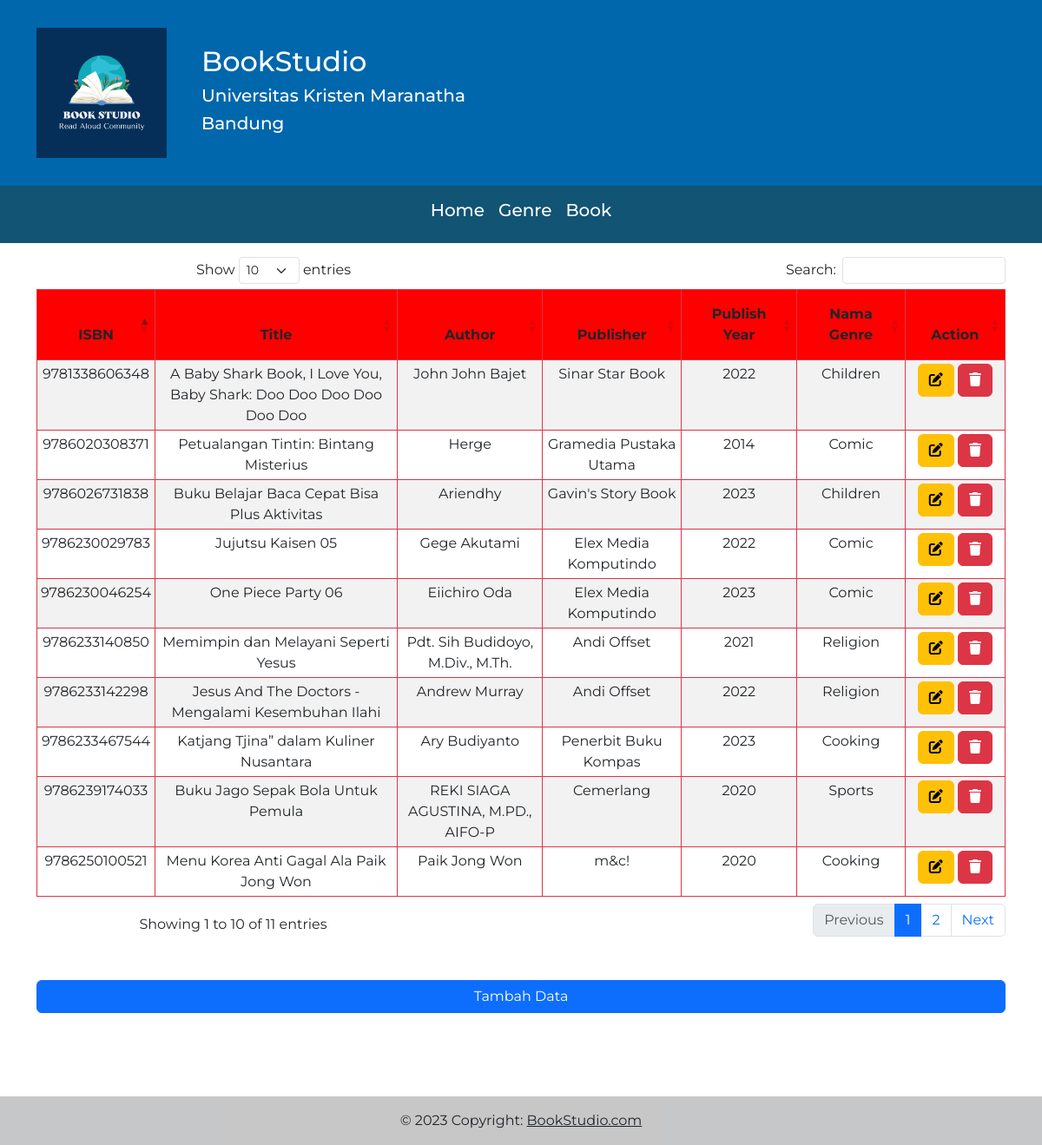
/?menu=book, run on the app's committed database.
### tables this page shows
CREATE TABLE `book` (
  `ISBN` varchar(13) NOT NULL,
  `title` varchar(100) NOT NULL,
  `author` varchar(100) NOT NULL,
  `publisher` varchar(100) NOT NULL,
  `publish_year` year(4) NOT NULL,
  `short_description` varchar(300) NOT NULL,
  `cover` varchar(100) DEFAULT NULL,
  `genre_id` int(11) NOT NULL
);

CREATE TABLE `genre` (
  `id` int(11) NOT NULL,
  `name` varchar(45) NOT NULL
);

### db_util/book_function.php (called while the page is built, shortened)
<?php
    function fetchJoinFromDb(){
        $link = createMySQLConnection();
        $query = "SELECT ISBN,title,author,publisher,publish_year,genre.name AS 'nama_genre' FROM book INNER JOIN genre WHERE book.genre_id = genre.id;";
        $stmt = $link->prepare($query);
        $stmt->execute();
        $result = $stmt->fetchAll();
        return $result;
    }
?>

### pages/book.php (the view, shortened to what this page needs)
<div class="container text-center mt-3 h-100 mb-5">
    <div class="row d-flex justify-content-center align-items-center">
        <div class="col-md-12">
            <div class="table-responsive">
                <table class="table table-hover  table-striped table-bordered border-danger table-sm" id="book">
                    <thead>
                    <tr>
                        <th class=" text-center" scope="col">ISBN</th>
                        <th class=" text-center" scope="col">Title</th>
                        <th class=" text-center" scope="col">Author</th>
                        <th class=" text-center" scope="col">Publisher</th>
                        <th class=" text-center" scope="col">Publish Year</th>
                        <th class=" text-center" scope="col">Nama Genre</th>
                        <th class=" text-center" scope="col">Action</th>
                    </tr>
                    </thead>
                    <tbody>
                    <?php
                    $result = fetchJoinFromDb();
                    foreach($result as $book ){
                        echo '<tr>';
                        echo '<td>'. $book['ISBN'] . '</td>';
                        echo '<td class="w-25">'. $book['title'] . '</td>';
                        echo '<td>'. $book['author'] . '</td>';
                        echo '<td>'. $book['publisher'] . '</td>';
                        echo '<td>'. $book['publish_year'] . '</td>';
                        echo '<td>'. $book['nama_genre'] . '</td>';
                        echo '<td>
                        <button type="button" class="btn btn-warning" onclick="editBook('.$book['ISBN'].')"><i class="fa-solid fa-pen-to-square"></i></button>
                        <button type="button" class="btn btn-danger"  onclick="deleteBook('.$book['ISBN'].')" ><i class="fa-solid fa-trash"></i></button>
                        <script>
                        function deleteBook(idb) {
                            const confirmasi = window.confirm("Are you sure want to delete this data?");
                            if (confirmasi) {
                              window.location = "index.php?menu=book&comd=dele&idb=" + idb;
                            }
                          }
                        </script>
                        </td>';
                        echo '</tr>';
                    }
                    ?>
                    </tbody>
                </table>
            </div>
        </div>
       </div>
<button type="button" class="btn btn-primary w-100 my-5" data-bs-toggle="modal" data-bs-target="#staticBackdrop">
  Tambah Data
</button>
</div>

### css/style.css (style rules this page uses)
* { margin: 0; padding: 0; font-family: 'Montserrat', sans-serif; }
th { background-color: red !important; padding: 1rem 1.85rem !important; }

### data on the page
book: ISBN "9781338606348", title "A Baby Shark Book, I Love You, Baby Shark: Doo Doo Doo Doo Doo Doo", author "John John Bajet", publisher "Sinar Star Book", publish_year "2022", genre.name "Children"
book: ISBN "9786020308371", title "Petualangan Tintin: Bintang Misterius", author "Herge", publisher "Gramedia Pustaka Utama", publish_year "2014", genre.name "Comic"
book: ISBN "9786026731838", title "Buku Belajar Baca Cepat Bisa Plus Aktivitas", author "Ariendhy", publisher "Gavin's Story Book", publish_year "2023", genre.name "Children"
book: ISBN "9786230029783", title "Jujutsu Kaisen 05", author "Gege Akutami", publisher "Elex Media Komputindo", publish_year "2022", genre.name "Comic"
book: ISBN "9786230046254", title "One Piece Party 06", author "Eiichiro Oda", publisher "Elex Media Komputindo", publish_year "2023", genre.name "Comic"
book: ISBN "9786233140850", title "Memimpin dan Melayani Seperti Yesus", author "Pdt. Sih Budidoyo, M.Div., M.Th.", publisher "Andi Offset", publish_year "2021", genre.name "Religion"
book: ISBN "9786233142298", title "Jesus And The Doctors - Mengalami Kesembuhan Ilahi", author "Andrew Murray", publisher "Andi Offset", publish_year "2022", genre.name "Religion"
book: ISBN "9786233467544", title "Katjang Tjina” dalam Kuliner Nusantara", author "Ary Budiyanto", publisher "Penerbit Buku Kompas", publish_year "2023", genre.name "Cooking"
book: ISBN "9786239174033", title "Buku Jago Sepak Bola Untuk Pemula", author "REKI SIAGA AGUSTINA, M.PD., AIFO-P", publisher "Cemerlang", publish_year "2020", genre.name "Sports"
book: ISBN "9786250100521", title "Menu Korea Anti Gagal Ala Paik Jong Won", author "Paik Jong Won", publisher "m&c!", publish_year "2020", genre.name "Cooking"
